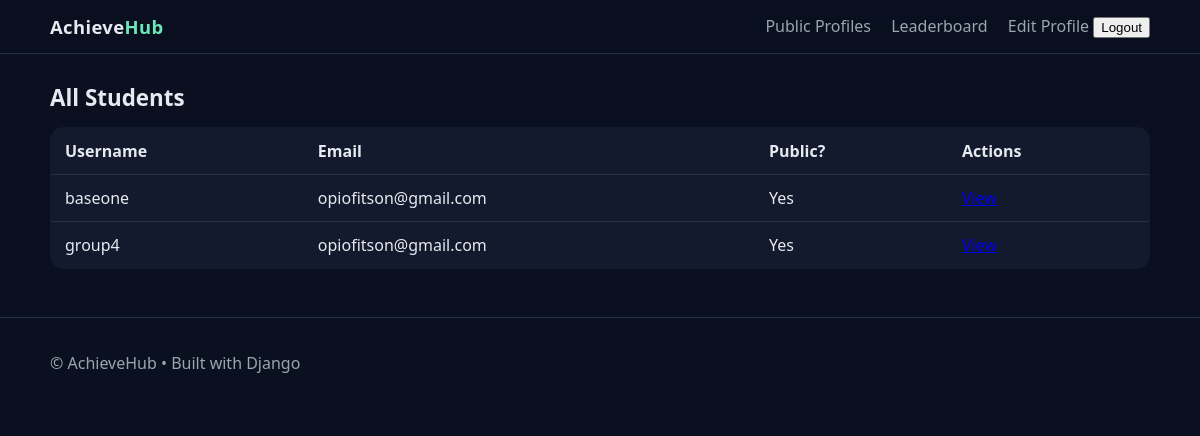
The page /adminpanel/students/ (signed in) on the database its author committed.
### profiles/models.py (models this page shows, shortened)
class Student(models.Model):
    user = models.OneToOneField(User, on_delete=models.CASCADE, related_name='student_profile')
    bio = models.TextField(blank=True)
    is_public = models.BooleanField(default=True)

### adminpanel/views.py (the view)
# urls.py: path('students/', views.student_list, name='student_list'),
@user_passes_test(is_staff_user, login_url='adminpanel:admin_login')
def student_list(request):
    students = Student.objects.select_related('user').all().order_by('user__username')
    return render(request, 'adminpanel/student_list.html', {'students': students})

### adminpanel/views.py (called while the page is built)
def is_staff_user(user):
    return user.is_authenticated and user.is_staff

### profiles/templates/adminpanel/student_list.html (shortened to what this page needs)
{% extends "pages/base.html" %}
{% block content %}
<h2 class="page-title">All Students</h2>
<table class="table">
  <thead>
    <tr>
      <th>Username</th>
      <th>Email</th>
      <th>Public?</th>
      <th>Actions</th>
    </tr>
  </thead>
  <tbody>
    {% for s in students %}
      <tr>
        <td>{{ s.user.username }}</td>
        <td>{{ s.user.email|default:"—" }}</td>
        <td>{% if s.is_public %}Yes{% else %}No{% endif %}</td>
        <td><a href="{% url 'adminpanel:student_detail' s.pk %}">View</a></td>
      </tr>
    {% empty %}
      <tr><td colspan="4">No students yet.</td></tr>
    {% endfor %}
  </tbody>
</table>
{% endblock %}

### profiles/static/css/style.css (style rules this page uses)
:root { --bg: #0b1020; --card: #141a2d; --muted: #9aa5b1; --text: #e6e9ef; --brand: #6ee7b7; --brand-2: #38bdf8; --border: #273042; --green: #22c55e; --gray: #64748b; }
* { box-sizing: border-box; }
html, body { margin: 0; padding: 0; background: var(--bg); color: var(--text); font-family: ui-sans-serif, system-ui, -apple-system, Segoe UI, Roboto, "Helvetica Neue", Arial; }
.page-title { margin: 28px 0 14px; font-size: 1.4rem; }
.table { width: 100%; border-collapse: collapse; background: var(--card); border: 1px solid var(--border); border-radius: 14px; overflow: hidden; }
.table th, .table td { padding: 12px 14px; border-bottom: 1px solid var(--border); text-align: left; }
.table tr:last-child td { border-bottom: none; }

### rows shown on the page
Student: user.username "baseone", user.email "opiofitson@gmail.com", is_public "Yes"
Student: user.username "group4", user.email "opiofitson@gmail.com", is_public "Yes"
